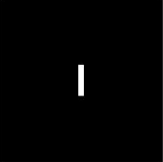
%> input picture Assignment2/q4/Img1a.png, 163 x 162 px
$ octave q4_2.m   (GNU Octave 9; MATLAB toolbox functions it lacks are replaced by stand-ins)
%> lines starting %> are read from the running program, lines starting %| are printed output that depends on the picture
%Image1
img1 = imread('q4/Img1a.png');
%> img1 is the input picture: size 162x163x3 uint8; min 0, max 255, mean 2
F1 = fft(img1);
F = fft2(img1);

figure;subplot(1,4,1);imshow(F1);

F1 =  fftshift(F1);
F1 = abs(F1);
F1 = log(F1+1);
F1 = mat2gray(F1);
subplot(1,4,2);
imshow(F1);

subplot(1,4,3);
imshow(F);
F =  fftshift(F);
F = abs(F);
F = log(F+1);
F = mat2gray(F);

subplot(1,4,4);
imshow(F,[]);
disp("Press Enter to continue");
pause;

%Image2
img1 = imread('q4/Img1b.png');
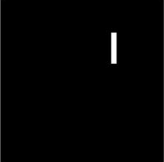
%> input picture Assignment2/q4/Img1b.png, 164 x 162 px
%> img1 is the input picture: size 162x164x3 uint8; min 0, max 255, mean 2.3
F1 = fft(img1);
F = fft2(img1);

figure;
subplot(1,4,1);
imshow(F1);

F1 =  fftshift(F1);
F1 = abs(F1);
%> F1: size 162x164x3 double
F1 = log(F1+1);
F1 = mat2gray(F1);
subplot(1,4,2);
imshow(F1);

subplot(1,4,3);
imshow(F);
F =  fftshift(F);
F = abs(F);
%> F: size 162x164x3 double
F = log(F+1);
F = mat2gray(F);

subplot(1,4,4);
imshow(F,[]);
%disp("Press Enter to continue");
pause;

%Image3
img1 = imread('q4/Img2a.png');
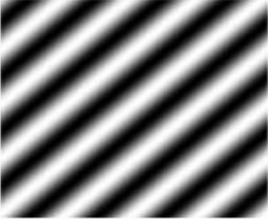
%> input picture Assignment2/q4/Img2a.png, 268 x 219 px
%> img1 is the input picture: size 219x268x3 uint8; min 0, max 255, mean 127.5
F1 = fft(img1);
F = fft2(img1);

figure;
subplot(1,4,1);
imshow(F1);

F1 =  fftshift(F1);
F1 = abs(F1);
%> F1: size 219x268x3 double
F1 = log(F1+1);
F1 = mat2gray(F1);
subplot(1,4,2);
imshow(F1);

subplot(1,4,3);
imshow(F);
F =  fftshift(F);
F = abs(F);
%> F: size 219x268x3 double
F = log(F+1);
F = mat2gray(F);

subplot(1,4,4);
imshow(F,[]);
disp("Press Enter to continue");
pause;

%Image4
img1 = imread('q4/Img2b.png');
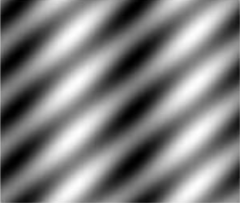
%> input picture Assignment2/q4/Img2b.png, 240 x 203 px
%> img1 is the input picture: size 203x240x3 uint8; min 0, max 254, mean 126.5
F1 = fft(img1);
F = fft2(img1);

figure;
subplot(1,4,1);
imshow(F1);
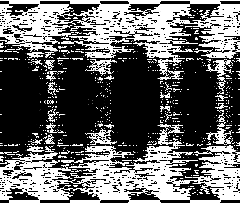
%> displayed picture: size 203x240x3, on the screen's scale of 0 to 255; min 0, max 255, mean 101.3

F1 =  fftshift(F1);
F1 = abs(F1);
%> F1: size 203x240x3 double
F1 = log(F1+1);
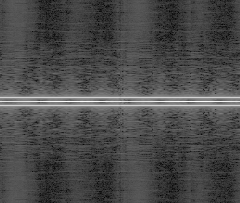
%> F1: size 203x240x3 double; min 0.0837, max 10.56, mean 3.16; drawn with min black and max white
F1 = mat2gray(F1);
subplot(1,4,2);
imshow(F1);

subplot(1,4,3);
imshow(F);
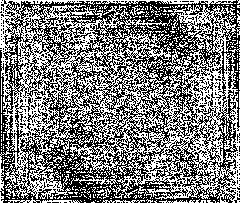
%> displayed picture: size 203x240x3, on the screen's scale of 0 to 255; min 0, max 255, mean 125.5
F =  fftshift(F);
F = abs(F);
%> F: size 203x240x3 double
F = log(F+1);
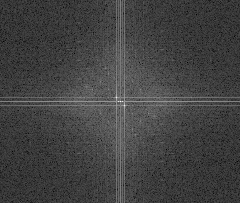
%> F: size 203x240x3 double; min 0.725, max 15.63, mean 4.61; drawn with min black and max white
F = mat2gray(F);

subplot(1,4,4);
imshow(F,[]);
disp("Press Enter to continue");
pause;
